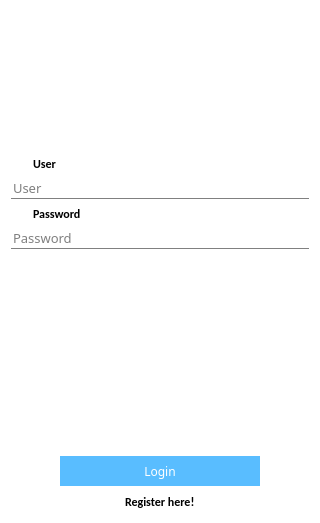
<?xml version="1.0" encoding="UTF-8"?>
<ui version="4.0">
 <class>UsersWindow</class>
 <widget class="QMainWindow" name="UsersWindow">
  <property name="geometry">
   <rect>
    <x>0</x>
    <y>0</y>
    <width>320</width>
    <height>523</height>
   </rect>
  </property>
  <property name="windowTitle">
   <string>Aquarium Manager</string>
  </property>
  <property name="styleSheet">
   <string notr="true">QMainWindow
{
	
	background-color: white;
}

QLineEdit
{
	border: none;
	border-bottom: 1px solid gray;
	background-color: rgba( 255, 255, 255, 0% );
	
}

QPushButton
{
	background-color: #59bdff;
	border: none;
	color: white;
}

QPushButton::hover
{
	background-color: #70c6ff;
	border: none;
	color: white;
}

QPushButton::pressed
{
	background-color: #17a3ff;
	border: none;
	color: white;
}</string>
  </property>
  <widget class="QWidget" name="centralWidget">
   <layout class="QGridLayout" name="gridLayout_2">
    <item row="0" column="0">
     <spacer name="horizontalSpacer_7">
      <property name="orientation">
       <enum>Qt::Horizontal</enum>
      </property>
      <property name="sizeType">
       <enum>QSizePolicy::Expanding</enum>
      </property>
      <property name="sizeHint" stdset="0">
       <size>
        <width>28</width>
        <height>88</height>
       </size>
      </property>
     </spacer>
    </item>
    <item row="0" column="1">
     <widget class="QLabel" name="lbl_logoIcon">
      <property name="sizePolicy">
       <sizepolicy hsizetype="Preferred" vsizetype="Preferred">
        <horstretch>1</horstretch>
        <verstretch>1</verstretch>
       </sizepolicy>
      </property>
      <property name="minimumSize">
       <size>
        <width>1</width>
        <height>1</height>
       </size>
      </property>
      <property name="maximumSize">
       <size>
        <width>32767</width>
        <height>32767</height>
       </size>
      </property>
      <property name="sizeIncrement">
       <size>
        <width>0</width>
        <height>0</height>
       </size>
      </property>
      <property name="autoFillBackground">
       <bool>false</bool>
      </property>
      <property name="frameShadow">
       <enum>QFrame::Plain</enum>
      </property>
      <property name="text">
       <string/>
      </property>
      <property name="pixmap">
       <pixmap resource="res.qrc">:/res/res/logo.png</pixmap>
      </property>
      <property name="scaledContents">
       <bool>true</bool>
      </property>
     </widget>
    </item>
    <item row="0" column="2">
     <spacer name="horizontalSpacer_8">
      <property name="orientation">
       <enum>Qt::Horizontal</enum>
      </property>
      <property name="sizeType">
       <enum>QSizePolicy::Expanding</enum>
      </property>
      <property name="sizeHint" stdset="0">
       <size>
        <width>28</width>
        <height>98</height>
       </size>
      </property>
     </spacer>
    </item>
    <item row="1" column="0" colspan="3">
     <spacer name="verticalSpacer_3">
      <property name="orientation">
       <enum>Qt::Vertical</enum>
      </property>
      <property name="sizeHint" stdset="0">
       <size>
        <width>298</width>
        <height>68</height>
       </size>
      </property>
     </spacer>
    </item>
    <item row="2" column="0" colspan="3">
     <layout class="QGridLayout" name="gridLayout">
      <item row="1" column="0" colspan="4">
       <widget class="QLineEdit" name="userInputEdit">
        <property name="font">
         <font>
          <family>Calibri Light</family>
          <pointsize>10</pointsize>
         </font>
        </property>
        <property name="placeholderText">
         <string>User</string>
        </property>
       </widget>
      </item>
      <item row="2" column="0">
       <widget class="QLabel" name="lbl_lockIcon">
        <property name="minimumSize">
         <size>
          <width>16</width>
          <height>16</height>
         </size>
        </property>
        <property name="maximumSize">
         <size>
          <width>16</width>
          <height>16</height>
         </size>
        </property>
        <property name="text">
         <string/>
        </property>
        <property name="pixmap">
         <pixmap resource="res.qrc">:/res/res/lock.png</pixmap>
        </property>
        <property name="scaledContents">
         <bool>true</bool>
        </property>
       </widget>
      </item>
      <item row="0" column="1">
       <widget class="QLabel" name="label">
        <property name="font">
         <font>
          <family>Calibri</family>
          <pointsize>9</pointsize>
          <weight>75</weight>
          <bold>true</bold>
         </font>
        </property>
        <property name="text">
         <string>User</string>
        </property>
       </widget>
      </item>
      <item row="2" column="1" colspan="2">
       <widget class="QLabel" name="label_2">
        <property name="font">
         <font>
          <family>Calibri</family>
          <pointsize>9</pointsize>
          <weight>75</weight>
          <bold>true</bold>
         </font>
        </property>
        <property name="text">
         <string>Password</string>
        </property>
       </widget>
      </item>
      <item row="0" column="2" colspan="2">
       <spacer name="horizontalSpacer">
        <property name="orientation">
         <enum>Qt::Horizontal</enum>
        </property>
        <property name="sizeHint" stdset="0">
         <size>
          <width>248</width>
          <height>17</height>
         </size>
        </property>
       </spacer>
      </item>
      <item row="0" column="0">
       <widget class="QLabel" name="lbl_userIcon">
        <property name="minimumSize">
         <size>
          <width>16</width>
          <height>16</height>
         </size>
        </property>
        <property name="maximumSize">
         <size>
          <width>16</width>
          <height>16</height>
         </size>
        </property>
        <property name="text">
         <string/>
        </property>
        <property name="pixmap">
         <pixmap resource="res.qrc">:/res/res/man-user.png</pixmap>
        </property>
        <property name="scaledContents">
         <bool>true</bool>
        </property>
       </widget>
      </item>
      <item row="2" column="3">
       <spacer name="horizontalSpacer_2">
        <property name="orientation">
         <enum>Qt::Horizontal</enum>
        </property>
        <property name="sizeHint" stdset="0">
         <size>
          <width>228</width>
          <height>17</height>
         </size>
        </property>
       </spacer>
      </item>
      <item row="3" column="0" colspan="4">
       <widget class="QLineEdit" name="passwordInputEdit">
        <property name="font">
         <font>
          <family>Calibri Light</family>
          <pointsize>10</pointsize>
         </font>
        </property>
        <property name="inputMask">
         <string/>
        </property>
        <property name="text">
         <string/>
        </property>
        <property name="echoMode">
         <enum>QLineEdit::Password</enum>
        </property>
        <property name="placeholderText">
         <string>Password</string>
        </property>
       </widget>
      </item>
     </layout>
    </item>
    <item row="3" column="0" colspan="3">
     <spacer name="verticalSpacer_2">
      <property name="orientation">
       <enum>Qt::Vertical</enum>
      </property>
      <property name="sizeHint" stdset="0">
       <size>
        <width>20</width>
        <height>229</height>
       </size>
      </property>
     </spacer>
    </item>
    <item row="4" column="0" colspan="3">
     <layout class="QHBoxLayout" name="horizontalLayout">
      <item>
       <spacer name="horizontalSpacer_5">
        <property name="orientation">
         <enum>Qt::Horizontal</enum>
        </property>
        <property name="sizeHint" stdset="0">
         <size>
          <width>28</width>
          <height>20</height>
         </size>
        </property>
       </spacer>
      </item>
      <item>
       <widget class="QPushButton" name="loginButton">
        <property name="minimumSize">
         <size>
          <width>200</width>
          <height>30</height>
         </size>
        </property>
        <property name="font">
         <font>
          <family>Microsoft Tai Le</family>
          <pointsize>9</pointsize>
         </font>
        </property>
        <property name="text">
         <string>Login</string>
        </property>
       </widget>
      </item>
      <item>
       <spacer name="horizontalSpacer_6">
        <property name="orientation">
         <enum>Qt::Horizontal</enum>
        </property>
        <property name="sizeHint" stdset="0">
         <size>
          <width>28</width>
          <height>20</height>
         </size>
        </property>
       </spacer>
      </item>
     </layout>
    </item>
    <item row="5" column="0" colspan="3">
     <layout class="QHBoxLayout" name="horizontalLayout_2">
      <item>
       <spacer name="horizontalSpacer_3">
        <property name="orientation">
         <enum>Qt::Horizontal</enum>
        </property>
        <property name="sizeHint" stdset="0">
         <size>
          <width>108</width>
          <height>20</height>
         </size>
        </property>
       </spacer>
      </item>
      <item>
       <widget class="QLabel" name="registerLink">
        <property name="font">
         <font>
          <family>Calibri</family>
          <pointsize>9</pointsize>
          <weight>75</weight>
          <bold>true</bold>
         </font>
        </property>
        <property name="text">
         <string>&lt;a href=&quot;#&quot;&gt;&lt;span style=&quot; text-decoration: none; color: black;&quot;&gt;Register here!&lt;/span&gt;&lt;/a&gt;</string>
        </property>
       </widget>
      </item>
      <item>
       <spacer name="horizontalSpacer_4">
        <property name="orientation">
         <enum>Qt::Horizontal</enum>
        </property>
        <property name="sizeHint" stdset="0">
         <size>
          <width>98</width>
          <height>20</height>
         </size>
        </property>
       </spacer>
      </item>
     </layout>
    </item>
   </layout>
  </widget>
 </widget>
 <layoutdefault spacing="6" margin="11"/>
 <resources>
  <include location="res.qrc"/>
 </resources>
 <connections/>
</ui>
